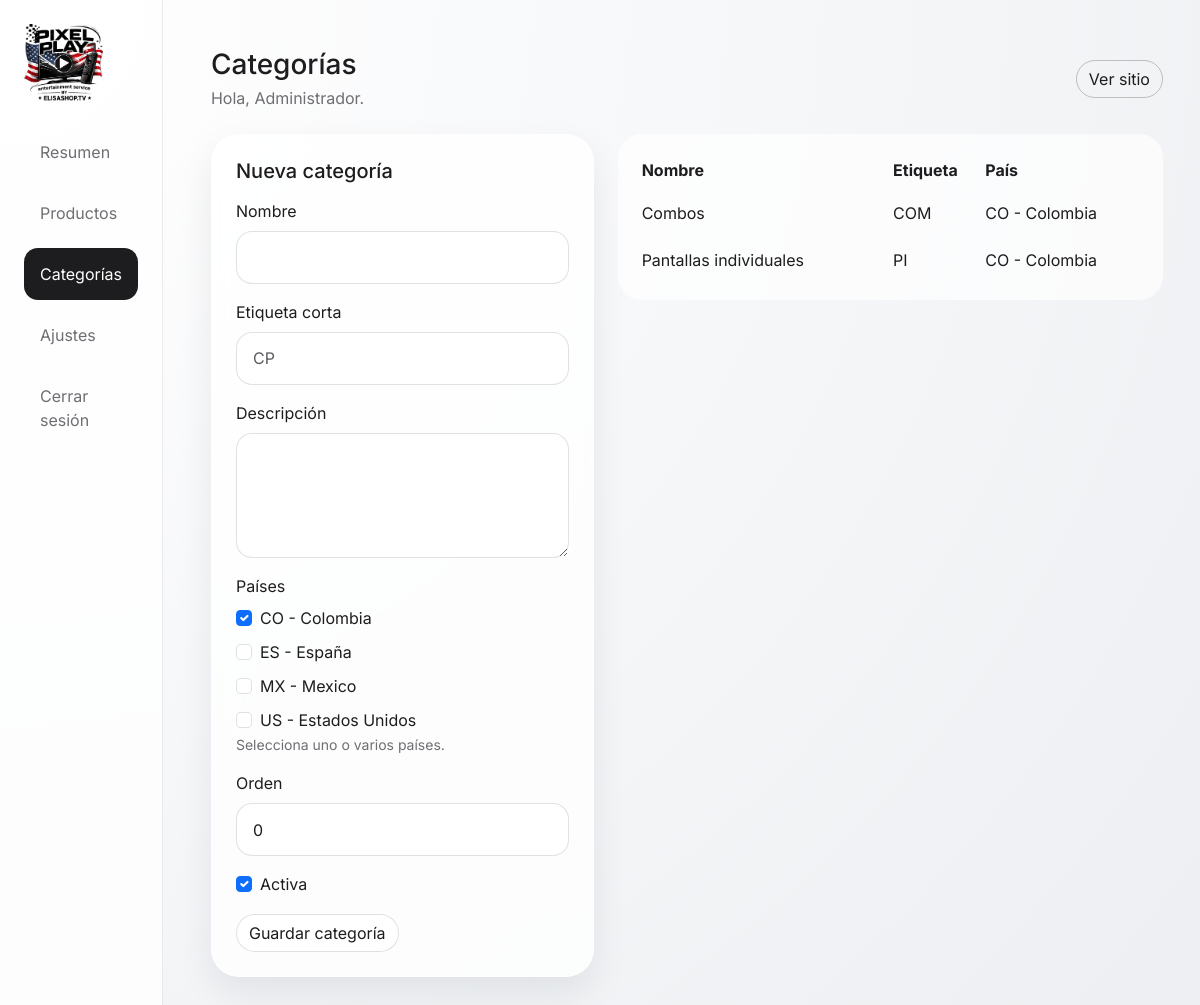
Screenshot of /admin/categories.php (signed in) with the database file from the repository.
### tables this page shows
CREATE TABLE categories (
    id INT UNSIGNED AUTO_INCREMENT PRIMARY KEY,
    name VARCHAR(120) NOT NULL,
    short_label VARCHAR(8) DEFAULT NULL,
    description TEXT DEFAULT NULL,
    country_code CHAR(2) NOT NULL DEFAULT 'CO',
    country_codes VARCHAR(64) NOT NULL DEFAULT 'CO',
    sort_order INT NOT NULL DEFAULT 0,
    status TINYINT(1) NOT NULL DEFAULT 1,
    created_at TIMESTAMP DEFAULT CURRENT_TIMESTAMP
);

### includes/functions.php (called while the page is built, shortened)
<?php
function e(?string $value): string
{
    return htmlspecialchars($value ?? '', ENT_QUOTES, 'UTF-8');
}
function get_supported_countries(): array
{
    return [
        'CO' => 'Colombia',
        'ES' => 'España',
        'MX' => 'Mexico',
        'US' => 'Estados Unidos',
    ];
}
function normalize_country_code(?string $countryCode): string
{
    $countryCode = strtoupper(trim((string) $countryCode));
    $supportedCountries = get_supported_countries();
    return array_key_exists($countryCode, $supportedCountries) ? $countryCode : 'CO';
}
function normalize_country_codes(array $countryCodes): array
{
    $normalized = [];
    foreach ($countryCodes as $countryCode) {
        $code = normalize_country_code((string) $countryCode);
        $normalized[$code] = $code;
    }
    return array_values($normalized);
}

### admin/categories.php (the view, shortened to what this page needs)
<?php
require __DIR__ . '/partials.php';
$supportedCountries = get_supported_countries();
$editingCategory = null;
$categories = $pdo->query('SELECT * FROM categories ORDER BY sort_order ASC, name ASC')->fetchAll();
$isEditing = is_array($editingCategory);
$selectedCountries = $isEditing
    ? normalize_country_codes(explode(',', (string) ($editingCategory['country_codes'] ?: $editingCategory['country_code'])))
    : ['CO'];
?>
<div class="row g-4">
    <div class="col-lg-5">
        <div class="glass-panel p-4">
            <h2 class="h5 text-white mb-3"><?= $isEditing ? 'Editar categoría' : 'Nueva categoría'; ?></h2>
            <form method="post" class="d-grid gap-3">
                <div>
                    <label class="form-label text-white">Nombre</label>
                    <input type="text" name="name" class="form-control" value="<?= e($editingCategory['name'] ?? ''); ?>" required>
                </div>
                <div>
                    <label class="form-label text-white">Etiqueta corta</label>
                    <input type="text" name="short_label" class="form-control" maxlength="8" placeholder="CP" value="<?= e($editingCategory['short_label'] ?? ''); ?>">
                </div>
                <div>
                    <label class="form-label text-white">Descripción</label>
                    <textarea name="description" class="form-control" rows="4"><?= e($editingCategory['description'] ?? ''); ?></textarea>
                </div>
                <div>
                    <label class="form-label text-white">Países</label>
                    <div class="d-grid gap-2">
                        <?php foreach ($supportedCountries as $countryCode => $countryName): ?>
                            <label class="form-check text-white">
                                <input class="form-check-input" type="checkbox" name="country_codes[]" value="<?= e($countryCode); ?>" <?= in_array($countryCode, $selectedCountries, true) ? 'checked' : ''; ?>>
                                <span class="form-check-label"><?= e($countryCode . ' - ' . $countryName); ?></span>
                            </label>
                        <?php endforeach; ?>
                    </div>
                    <div class="small text-secondary">Selecciona uno o varios países.</div>
                </div>
                <div>
                    <label class="form-label text-white">Orden</label>
                    <input type="number" name="sort_order" class="form-control" value="<?= e((string) ($editingCategory['sort_order'] ?? 0)); ?>">
                </div>
                <div class="form-check">
                    <input class="form-check-input" type="checkbox" name="status" id="status" <?= !$isEditing || (int) ($editingCategory['status'] ?? 0) === 1 ? 'checked' : ''; ?>>
                    <label class="form-check-label text-white" for="status">Activa</label>
                </div>
                <div class="d-flex flex-wrap gap-2">
                    <button type="submit" class="btn btn-light rounded-pill"><?= $isEditing ? 'Actualizar categoría' : 'Guardar categoría'; ?></button>
                </div>
            </form>
        </div>
    </div>
    <div class="col-lg-7">
        <div class="table-dark-glass p-3">
            <div class="table-responsive admin-table-scroll">
                <table class="table table-borderless align-middle mb-0 text-white admin-data-table">
                    <thead>
                        <tr class="text-secondary">
                            <th>Nombre</th>
                            <th>Etiqueta</th>
                            <th>País</th>
                        </tr>
                    </thead>
                    <tbody>
                    <?php foreach ($categories as $category): ?>
                        <?php
                            $categoryCountries = normalize_country_codes(explode(',', (string) ($category['country_codes'] ?: $category['country_code'])));
                            $categoryCountryLabels = [];
                            foreach ($categoryCountries as $categoryCountryCode) {
                                $categoryCountryLabels[] = $categoryCountryCode . ' - ' . ($supportedCountries[$categoryCountryCode] ?? $categoryCountryCode);
                            }
                        ?>
                        <tr>
                            <td><?= e($category['name']); ?></td>
                            <td><?= e($category['short_label']); ?></td>
                            <td><?= e(implode(', ', $categoryCountryLabels)); ?></td>
                        </tr>
                    <?php endforeach; ?>
                    </tbody>
                </table>
            </div>
        </div>
    </div>
</div>

### assets/css/style.css (style rules this page uses)
:root { --bg: #6a6a6f; --bg-soft: #5a5a60; --surface: rgba(255, 255, 255, 0.16); --surface-strong: rgba(255, 255, 255, 0.22); --border: rgba(255, 255, 255, 0.28); --text: #ffffff; --muted: #ececf1; --primary: #f5f5f7; --shadow: 0 24px 55px rgba(0, 0, 0, 0.28); --menu-height: 112px; }
* { box-sizing: border-box; }
html { scroll-behavior: smooth; scroll-padding-top: calc(var(--menu-height) + 18px); }
body { font-family: 'Inter', sans-serif; background: radial-gradient(circle at top right, rgba(255,255,255,0.24), transparent 34%), radial-gradient(circle at bottom left, rgba(0,0,0,0.18), transparent 28%), linear-gradient(140deg, #7a7a80, #67676d), var(--bg); color: var(--text); }
.glass-nav, .glass-panel, .category-card, .product-card, .contact-card, .showcase-card { background: var(--surface); backdrop-filter: blur(18px); -webkit-backdrop-filter: blur(18px); border: 1px solid var(--border); box-shadow: var(--shadow); }
.glass-panel, .category-card, .product-card, .contact-card, .showcase-card { border-radius: 28px; }
.table, .form-control, .form-select { --bs-body-bg: rgba(255,255,255,.05); --bs-body-color: #fff; --bs-border-color: rgba(255,255,255,0.15); }
.form-control, .form-select { background: rgba(255,255,255,0.05); color: #fff; border-radius: 16px; padding: .85rem 1rem; }
.table-dark-glass { background: rgba(255,255,255,0.04); color: #fff; border-radius: 24px; overflow: hidden; }
.admin-table-scroll { overflow-x: auto; -webkit-overflow-scrolling: touch; }
.admin-data-table { min-width: 920px; }
.admin-data-table th, .admin-data-table td { white-space: nowrap; }
.admin-data-table td:first-child { white-space: normal; min-width: 220px; }
.admin-data-table td:nth-child(3) { white-space: normal; min-width: 220px; }
.admin-site { background: radial-gradient(circle at top left, rgba(255,255,255,0.98), rgba(246,247,249,0.98) 48%, rgba(236,238,241,0.98) 100%), #f5f5f7; color: #1d1d1f; }
.admin-site .glass-panel, .admin-site .login-card { background: rgba(255,255,255,0.78); border: 1px solid rgba(255,255,255,0.95); box-shadow: 0 16px 36px rgba(15, 23, 42, 0.08); }
.admin-site .text-white, .admin-site .sidebar .navbar-brand, .admin-site h1, .admin-site h2, .admin-site h3, .admin-site h4, .admin-site h5 { color: #1d1d1f !important; }
.admin-site .text-secondary, .admin-site .benefits-list, .admin-site .sidebar .nav-link { color: #6e6e73 !important; }
.admin-site .form-control, .admin-site .form-select, .admin-site textarea.form-control { background: rgba(255,255,255,0.96); color: #1d1d1f; border: 1px solid rgba(10,10,10,0.12); }
.admin-site .table, .admin-site .admin-data-table { --bs-table-bg: transparent; --bs-table-color: #1d1d1f; --bs-table-border-color: rgba(0,0,0,0.08); }
.admin-site .table-dark-glass { background: rgba(255,255,255,0.72); color: #1d1d1f; }
.admin-site .btn-light { background: #ffffff; border: 1px solid rgba(0,0,0,0.12); color: #1d1d1f; }

### rows the page displays
categories: name "Combos", short_label "COM", categoryCountryLabels "CO - Colombia"
categories: name "Pantallas individuales", short_label "PI", categoryCountryLabels "CO - Colombia"

### other values shown
$title "Categorías"
$_SESSION['admin_name'] "Administrador"
$countryCode . ' - ' . $countryName "CO - Colombia"
$countryCode . ' - ' . $countryName "ES - España"
$countryCode . ' - ' . $countryName "MX - Mexico"
$countryCode . ' - ' . $countryName "US - Estados Unidos"
